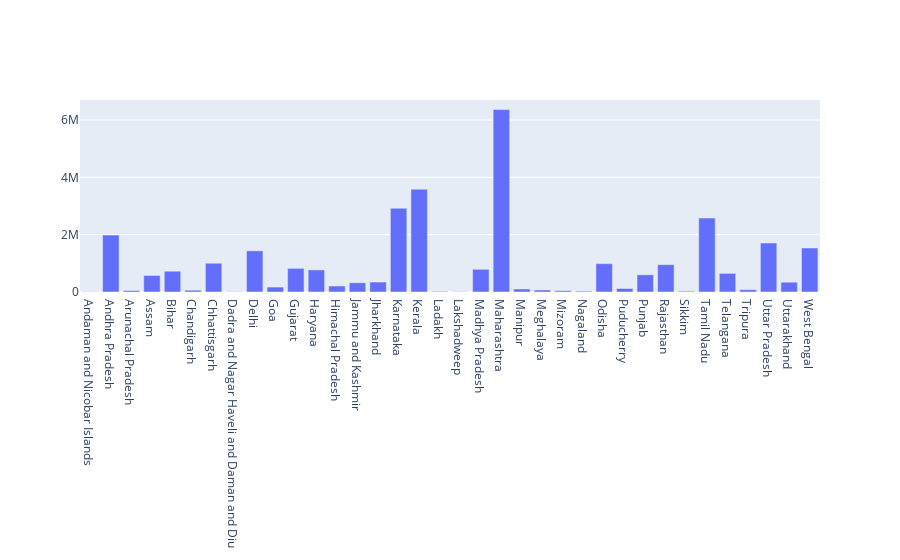

Write notebook code for a chart like this one.
### Code cell
#plotly go
fig=go.Figure()
fig.add_trace(go.Bar(x=data_statewise['State/UnionTerritory'],y=data_statewise['Confirmed']))
# fig.update_layout(title)

### Figure 1 — Plotly figure (JSON) as saved in the notebook; plotly's stock layout.template omitted (floating-point values rounded to 4 significant figures)
{"data": [{"type": "bar", "x": ["Andaman and Nicobar Islands", "Andhra Pradesh", "Arunachal Pradesh", "Assam", "Bihar", "Chandigarh", "Chhattisgarh", "Dadra and Nagar Haveli and Daman and Diu", "Delhi", "Goa", "Gujarat", "Haryana", "Himachal Pradesh", "Jammu and Kashmir", "Jharkhand", "Karnataka", "Kerala", "Ladakh", "Lakshadweep", "Madhya Pradesh", "Maharashtra", "Manipur", "Meghalaya", "Mizoram", "Nagaland", "Odisha", "Puducherry", "Punjab", "Rajasthan", "Sikkim", "Tamil Nadu", "Telangana", "Tripura", "Uttar Pradesh", "Uttarakhand", "West Bengal"], "y": [7548, 1985182, 50605, 576149, 725279, 61992, 1003356, 10654, 1436852, 172085, 825085, 770114, 208616, 322771, 347440, 2921049, 3586693, 20411, 10263, 791980, 6363442, 105424, 69769, 46320, 28811, 988997, 121766, 599573, 953851, 28018, 2579130, 650353, 80660, 1708812, 342462, 1534999]}], "layout": {}}
